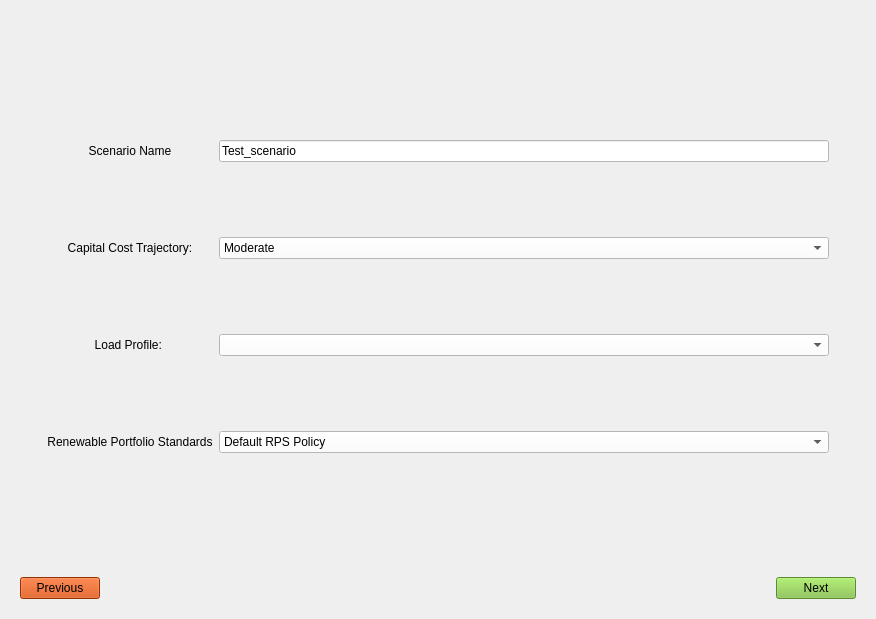
<?xml version="1.0" encoding="UTF-8"?>
<ui version="4.0">
 <class>scenario_builder</class>
 <widget class="QWidget" name="scenario_builder">
  <property name="geometry">
   <rect>
    <x>0</x>
    <y>0</y>
    <width>876</width>
    <height>619</height>
   </rect>
  </property>
  <property name="windowTitle">
   <string>Form</string>
  </property>
  <layout class="QVBoxLayout" name="verticalLayout_2">
   <item>
    <widget class="QFrame" name="frame">
     <property name="frameShape">
      <enum>QFrame::NoFrame</enum>
     </property>
     <property name="frameShadow">
      <enum>QFrame::Raised</enum>
     </property>
     <layout class="QHBoxLayout" name="horizontalLayout_2">
      <item>
       <widget class="QFrame" name="frame_3">
        <property name="frameShape">
         <enum>QFrame::NoFrame</enum>
        </property>
        <property name="frameShadow">
         <enum>QFrame::Raised</enum>
        </property>
        <layout class="QVBoxLayout" name="verticalLayout">
         <item>
          <widget class="QFrame" name="frame_6">
           <property name="sizePolicy">
            <sizepolicy hsizetype="Preferred" vsizetype="Fixed">
             <horstretch>0</horstretch>
             <verstretch>0</verstretch>
            </sizepolicy>
           </property>
           <property name="frameShape">
            <enum>QFrame::NoFrame</enum>
           </property>
           <property name="frameShadow">
            <enum>QFrame::Raised</enum>
           </property>
           <layout class="QVBoxLayout" name="verticalLayout_5"/>
          </widget>
         </item>
         <item>
          <widget class="QFrame" name="tech_frame">
           <property name="frameShape">
            <enum>QFrame::NoFrame</enum>
           </property>
           <property name="frameShadow">
            <enum>QFrame::Raised</enum>
           </property>
           <layout class="QVBoxLayout" name="tech_frame_layout">
            <item>
             <widget class="QFrame" name="frame_5">
              <property name="sizePolicy">
               <sizepolicy hsizetype="Preferred" vsizetype="Preferred">
                <horstretch>0</horstretch>
                <verstretch>0</verstretch>
               </sizepolicy>
              </property>
              <property name="frameShape">
               <enum>QFrame::NoFrame</enum>
              </property>
              <property name="frameShadow">
               <enum>QFrame::Raised</enum>
              </property>
              <layout class="QGridLayout" name="gridLayout">
               <item row="2" column="1">
                <widget class="QComboBox" name="capital_cost_box">
                 <property name="styleSheet">
                  <string notr="true">background-color: rgb(255, 255, 255);</string>
                 </property>
                 <item>
                  <property name="text">
                   <string>Moderate</string>
                  </property>
                 </item>
                 <item>
                  <property name="text">
                   <string>High</string>
                  </property>
                 </item>
                 <item>
                  <property name="text">
                   <string>Low</string>
                  </property>
                 </item>
                </widget>
               </item>
               <item row="4" column="1">
                <widget class="QComboBox" name="rps_box">
                 <property name="styleSheet">
                  <string notr="true">background-color: rgb(255, 255, 255);</string>
                 </property>
                 <item>
                  <property name="text">
                   <string>Default RPS Policy</string>
                  </property>
                 </item>
                 <item>
                  <property name="text">
                   <string>Create New...</string>
                  </property>
                 </item>
                </widget>
               </item>
               <item row="3" column="1">
                <widget class="QComboBox" name="load_profile_box">
                 <property name="styleSheet">
                  <string notr="true">background-color: rgb(255, 255, 255);</string>
                 </property>
                </widget>
               </item>
               <item row="3" column="0">
                <widget class="QLabel" name="label_3">
                 <property name="text">
                  <string>Load Profile: </string>
                 </property>
                 <property name="alignment">
                  <set>Qt::AlignCenter</set>
                 </property>
                </widget>
               </item>
               <item row="4" column="0">
                <widget class="QLabel" name="label_4">
                 <property name="font">
                  <font>
                   <pointsize>9</pointsize>
                  </font>
                 </property>
                 <property name="text">
                  <string>&lt;html&gt;&lt;head/&gt;&lt;body&gt;&lt;p&gt;Renewable Portfolio Standards&lt;/p&gt;&lt;/body&gt;&lt;/html&gt;</string>
                 </property>
                 <property name="alignment">
                  <set>Qt::AlignCenter</set>
                 </property>
                </widget>
               </item>
               <item row="0" column="1">
                <widget class="QLineEdit" name="lineEdit">
                 <property name="styleSheet">
                  <string notr="true">background-color: rgb(255, 255, 255);</string>
                 </property>
                 <property name="text">
                  <string>Test_scenario</string>
                 </property>
                </widget>
               </item>
               <item row="0" column="0">
                <widget class="QLabel" name="label_6">
                 <property name="text">
                  <string>Scenario Name</string>
                 </property>
                 <property name="alignment">
                  <set>Qt::AlignCenter</set>
                 </property>
                </widget>
               </item>
               <item row="2" column="0">
                <widget class="QLabel" name="label_2">
                 <property name="text">
                  <string>Capital Cost Trajectory:</string>
                 </property>
                 <property name="alignment">
                  <set>Qt::AlignCenter</set>
                 </property>
                </widget>
               </item>
              </layout>
             </widget>
            </item>
           </layout>
          </widget>
         </item>
        </layout>
       </widget>
      </item>
     </layout>
    </widget>
   </item>
   <item>
    <widget class="QFrame" name="frame_4">
     <property name="sizePolicy">
      <sizepolicy hsizetype="Preferred" vsizetype="Fixed">
       <horstretch>0</horstretch>
       <verstretch>0</verstretch>
      </sizepolicy>
     </property>
     <property name="frameShape">
      <enum>QFrame::NoFrame</enum>
     </property>
     <property name="frameShadow">
      <enum>QFrame::Raised</enum>
     </property>
     <layout class="QHBoxLayout" name="horizontalLayout">
      <item>
       <widget class="QPushButton" name="previous_button">
        <property name="sizePolicy">
         <sizepolicy hsizetype="Preferred" vsizetype="Fixed">
          <horstretch>0</horstretch>
          <verstretch>0</verstretch>
         </sizepolicy>
        </property>
        <property name="styleSheet">
         <string notr="true">background-color: rgb(208, 69, 0);
font: 700 12pt &quot;Segoe UI&quot;;</string>
        </property>
        <property name="text">
         <string>Previous</string>
        </property>
       </widget>
      </item>
      <item>
       <spacer name="horizontalSpacer">
        <property name="orientation">
         <enum>Qt::Horizontal</enum>
        </property>
        <property name="sizeHint" stdset="0">
         <size>
          <width>40</width>
          <height>20</height>
         </size>
        </property>
       </spacer>
      </item>
      <item>
       <widget class="QPushButton" name="next_button">
        <property name="sizePolicy">
         <sizepolicy hsizetype="Preferred" vsizetype="Fixed">
          <horstretch>0</horstretch>
          <verstretch>0</verstretch>
         </sizepolicy>
        </property>
        <property name="styleSheet">
         <string notr="true">background-color: rgb(129, 194, 65);
font: 700 12pt &quot;Segoe UI&quot;;</string>
        </property>
        <property name="text">
         <string>Next</string>
        </property>
       </widget>
      </item>
     </layout>
    </widget>
   </item>
  </layout>
 </widget>
 <resources/>
 <connections/>
</ui>
